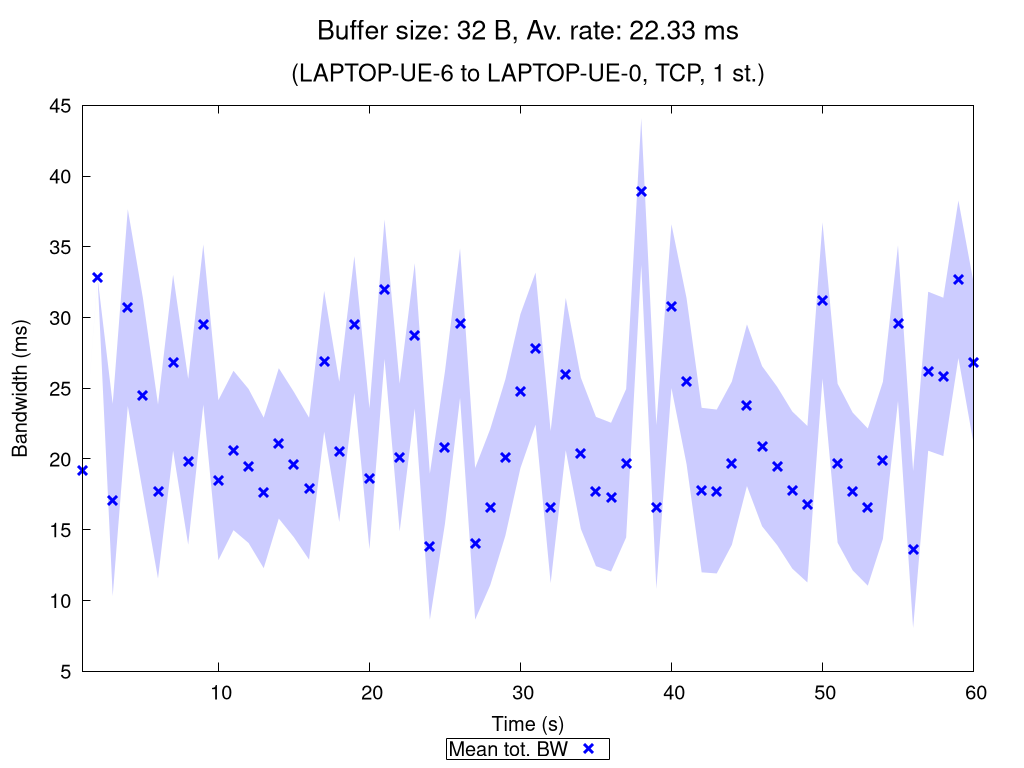

Here is the gnuplot script that generated this plot:
set terminal pngcairo nocrop enhanced size 1024,768 font "Verdana,15"
set output "TCP_1_st_2020_11_06_01-06-41_two2one_00032B.png"

set title "{/=20 Buffer size: 32 B, Av. rate: 22.33 ms}\n\n{/=18 (LAPTOP-UE-6 to LAPTOP-UE-0, TCP, 1 st.)}"

set xlabel "Time (s)"
set ylabel "Bandwidth (ms)"
set ytics nomirror
set key bmargin center horizontal box samplen 1 width -1
set bmargin 4.6
set rmargin 4.5

rf = 1.0  # rate factor
set style fill transparent solid 0.2 noborder
set autoscale xfix
plot "TCP_1_st_2020_11_06_01-06-41_two2one_00032B_iperf_processed.dat" using 1:($2/rf-$3/rf):($2/rf+$3/rf) with filledcurves lc rgb "blue" notitle, \
     "" using 1:($2/rf) with points pt 2 ps 1.5 lw 3 lc rgb "blue" title "Mean tot. BW", \
